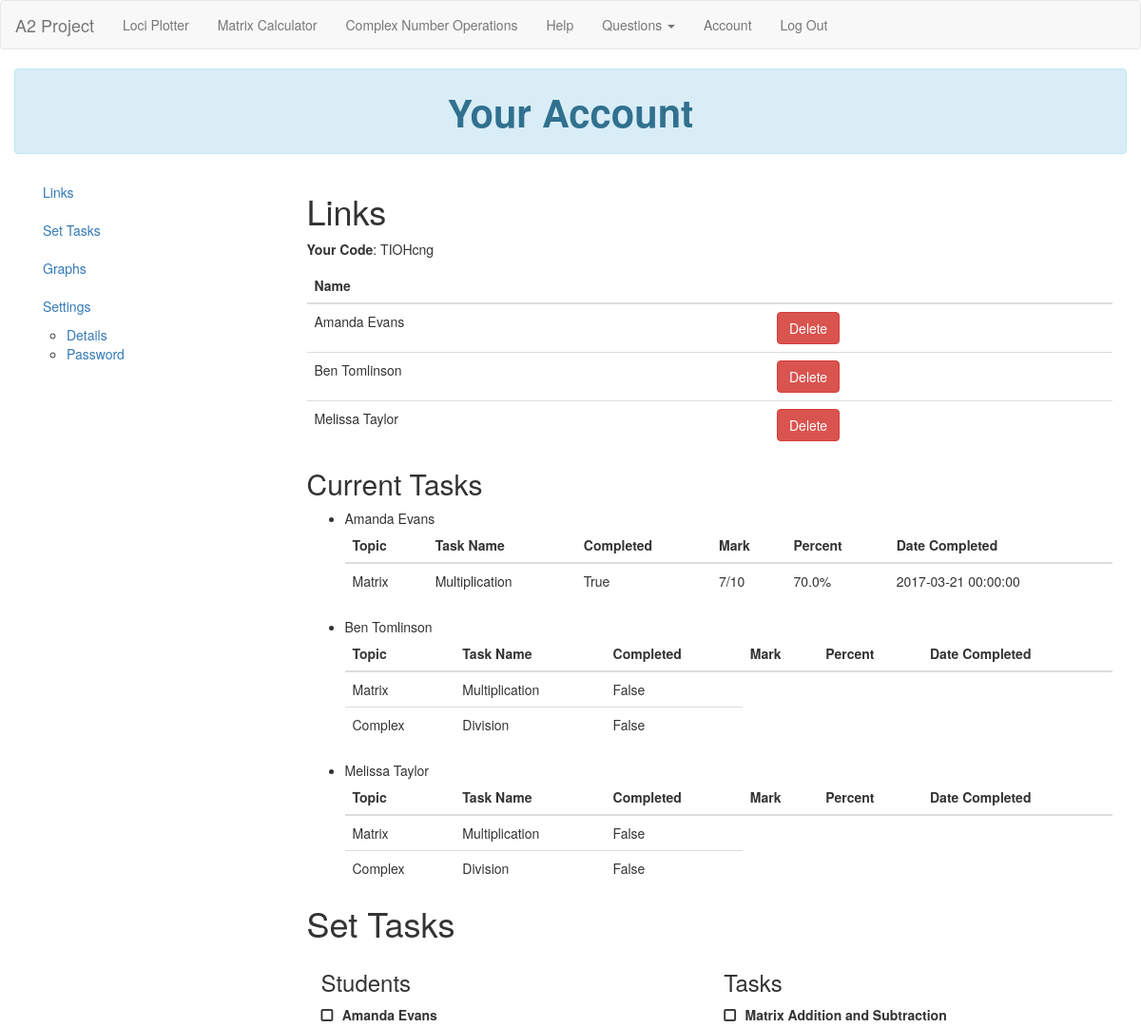
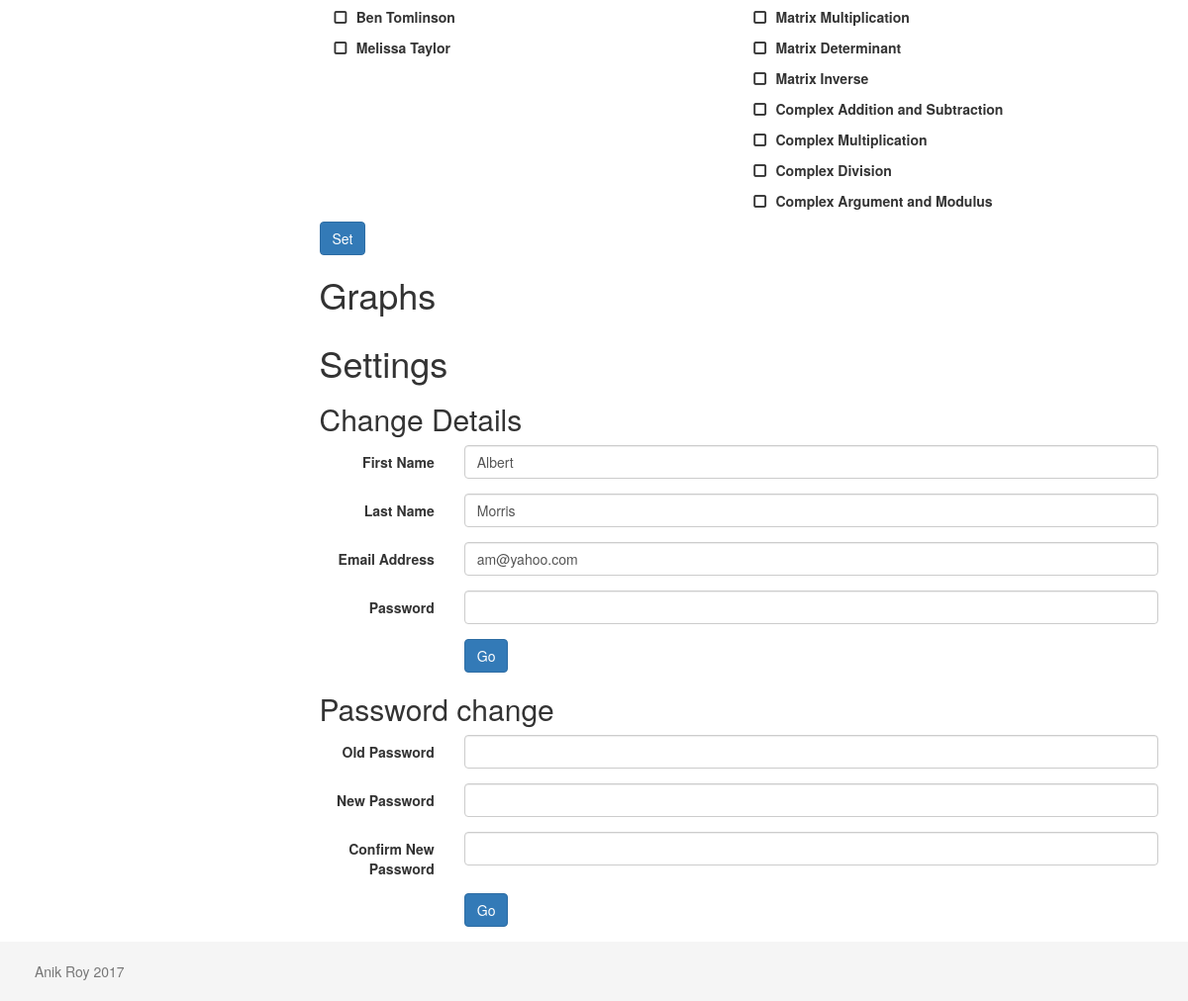
Page /account (signed in) on the committed database (2 pictures, top to bottom).
### app/models.py (models this page shows, shortened)
class User(db.Model):
    user_id = db.Column('user_id', db.Integer, primary_key=True)
    fname = db.Column(db.String(80), unique=False)
    lname = db.Column(db.String(80), unique=False)
    email = db.Column(db.String(120), unique=True)
    password = db.Column(db.String(120), unique=False)
    authenticated = db.Column(db.Boolean, default=False)
    confirmed = db.Column(db.Boolean)
    role = db.Column(db.String(50))
    graphs = db.relationship('Graph', backref="user",
                             cascade="all, delete-orphan", lazy="dynamic")
    __mapper_args__ = {
        'polymorphic_identity': 'user',
        'polymorphic_on': role
    }

class Teacher(User):
    __tablename__ = 'teacher'
    teacher_id = db.Column(db.Integer, primary_key=True)
    user_id = db.Column(db.Integer, db.ForeignKey('user.user_id'))
    code = db.Column(db.String(7))
    students = db.relationship('Student', secondary='links',
                               backref=db.backref('teachers', lazy='dynamic'),
                               lazy='dynamic')
    tasks = db.relationship('Task', backref="teacher",
                            cascade="all, delete-orphan", lazy="dynamic")
    __mapper_args__ = {
        'polymorphic_identity': 'teacher',
    }

class Student(User):
    __tablename__ = 'student'
    student_id = db.Column(db.Integer, primary_key=True)
    user_id = db.Column(db.Integer, db.ForeignKey('user.user_id'))
    marks = db.relationship('Mark', backref="student",
                            cascade="all, delete-orphan", lazy="dynamic")
    tasks = db.relationship('Task', backref="student",
                            cascade="all, delete-orphan", lazy="dynamic")
    __mapper_args__ = {
        'polymorphic_identity': 'student',
    }

class User(db.Model):
    user_id = db.Column('user_id', db.Integer, primary_key=True)
    fname = db.Column(db.String(80), unique=False)
    lname = db.Column(db.String(80), unique=False)
    email = db.Column(db.String(120), unique=True)
    password = db.Column(db.String(120), unique=False)
    authenticated = db.Column(db.Boolean, default=False)
    confirmed = db.Column(db.Boolean)
    role = db.Column(db.String(50))
    graphs = db.relationship('Graph', backref="user",
                             cascade="all, delete-orphan", lazy="dynamic")
    __mapper_args__ = {
        'polymorphic_identity': 'user',
        'polymorphic_on': role
    }

class Task(db.Model):
    task_id = db.Column('task_id', db.Integer, primary_key=True)
    completed = db.Column(db.Boolean)
    question_id = db.Column(db.Integer)
    student_id = db.Column('student_id', db.Integer,
                           db.ForeignKey('student.student_id'))
    teacher_id = db.Column('teacher_id', db.Integer,
                           db.ForeignKey('teacher.teacher_id'))
    mark_id = db.Column('mark_id', db.Integer, db.ForeignKey('mark.mark_id'))
    mark = db.relationship('Mark', back_populates='task')

class Mark(db.Model):
    mark_id = db.Column('mark_id', db.Integer, primary_key=True)
    score = db.Column(db.Integer)
    out_of = db.Column(db.Integer)
    date = db.Column(db.DateTime)
    question_id = db.Column(db.Integer)
    student_id = db.Column('student_id', db.Integer,
                           db.ForeignKey('student.student_id'))
    task = db.relationship('Task', uselist=False, back_populates='mark')

### app/routes/user.py (the view, shortened to what this page needs)
@user.route('/account', methods=['GET', 'POST'])
@login_required
def account():
    user_id = current_user.user_id
    u = User.query.get(user_id)
    if u.role == 'student':
        changeform = ChangeDetailsForm(obj=u)
        linkform = TeacherLinkForm()
        pwform = ChangePasswordForm1()
        if linkform.link_submit.data and linkform.validate_on_submit():
            t = Teacher.query.filter_by(code=linkform.link_code.data).first()
            if t:
                s = Student.query.filter_by(user_id=user_id).first()
                a = t.add_student(s)
                if not a:
                    flash('Already linked to this teacher')
                    return render_template('user/student_account.html',
                        student=u, qs=QUESTIONS, linkform=linkform, changeform=changeform, pwform=pwform)
                db.session.add(a)
                db.session.commit()
                flash('Successfully linked')
                return render_template('user/student_account.html',
                    student=u, qs=QUESTIONS, linkform=linkform,
                    changeform=changeform, pwform=pwform)
            else:
                flash('No teacher with that code')
                return render_template('user/student_account.html',
                    student=u, qs=QUESTIONS, linkform=linkform,
                    changeform=changeform, pwform=pwform)
        if changeform.change_submit.data and changeform.validate_on_submit():
            if u.check_pw(changeform.password.data):
                u.fname = changeform.fname.data
                u.lname = changeform.lname.data
                u.email = changeform.email.data
                db.session.add(u)
                db.session.commit()
                flash('Details changed successfully')
                return render_template('user/student_account.html',
                    student=u, qs=QUESTIONS, linkform=linkform,
                    changeform=changeform, pwform=pwform)
            else:
                flash('Incorrect password')
                return render_template('user/student_account.html',
                    student=u, qs=QUESTIONS, linkform=linkform,
                    changeform=changeform, pwform=pwform)
        if pwform.pw_submit.data and pwform.validate_on_submit():
            if u.check_pw(pwform.old_password.data):
                u.password = generate_password_hash(pwform.password.data)
                db.session.add(u)
                db.session.commit()
                flash('Password changed successfully')
                return render_template('user/student_account.html',
                    student=u, qs=QUESTIONS, linkform=linkform,
                    changeform=changeform, pwform=pwform)
            else:
                flash('Incorrect password')
                return render_template('user/student_account.html',
                    student=u, qs=QUESTIONS, linkform=linkform,
                    changeform=changeform, pwform=pwform)
        return render_template('user/student_account.html', student=u,
                                qs=QUESTIONS, linkform=linkform,
                                changeform=changeform, pwform=pwform)
    elif u.role == 'teacher':
        students = u.students.all()
        choices = [(s.student_id, s.fname+' '+s.lname) for s in students]
        setform = SetTaskForm(choices)
        changeform = ChangeDetailsForm(obj=u)
        pwform = ChangePasswordForm1()
        return render_template('user/teacher_account.html',
            teacher=u, students=students, setform=setform, qs=QUESTIONS,
            pwform=pwform, changeform=changeform)
    else:
        return abort(500)

### app/forms.py
class SetTaskForm(FlaskForm):
    student_select = MultiCheckboxField('Students',
                                        [validators.Required()], coerce=int)
    task_select = MultiCheckboxField('Tasks',[validators.Required()], coerce=int, choices=[(q['id'], q['topic'] + '  ' + q['name']) for q in QUESTIONS])
    set_submit = SubmitField('Go')
    def __init__(self, selection_choices):
        super(SetTaskForm, self).__init__()
        self.student_select.choices = selection_choices

class ChangeDetailsForm(FlaskForm):
    fname = TextField('First Name', [validators.Required()])
    lname = TextField('Last Name', [validators.Required()])
    email = EmailField('Email Address',
                       [validators.DataRequired(), validators.Email()])
    password = PasswordField('Password', [validators.Required()])
    change_submit = SubmitField('Go')

### app/views.py (called while the page is built)
@login_manager.user_loader
def user_loader(email):
    return User.query.filter_by(email=email).first()

### app/templates/user/teacher_account.html (shortened to what this page needs)
{% extends "layout.html" %}
{% block head %}
{{ super() }}
<link rel="stylesheet" href="{{ url_for('static',filename='styles/account.css') }}">
<link rel="stylesheet" href="{{ url_for('static',filename='image-picker/image-picker.css') }}">
<link rel="stylesheet" href="http://netdna.bootstrapcdn.com/font-awesome/3.2.1/css/font-awesome.css">
{% endblock %}
{% block main %}
<div id="title" class="row">
  <div class="col-sm-12">
    <div class="alert alert-info title">
      <strong>Your Account</strong>
    </div>
  </div>
</div>
<div data-spy="scroll" data-target=".scrollspy" style="position:relative">
<div class="col-md-3 scrollspy">
  <ul id="nav" class="nav hidden-xs hidden-sm affix-top" data-spy="affix">
    <li><a href="#links">Links</a></li>
    <li><a href="#set">Set Tasks</a></li>
    <li><a href="#graphs">Graphs</a></li>
    <li><a href="#settings">Settings</a>
      <ul id="nav">
        <li>
          <a href="#change-details">Details</a>
        </li>
        <li>
          <a href="#pwd">Password</a>
        </li>
      </ul>
    </li>
  </ul>
</div>
<div class="col-md-9">
  <section id="links">
    <h1>Links</h1>
    <p><strong>Your Code</strong>:&nbsp;{{ teacher.code }}</p>
    <table id="links-table" class="table">
      <thead>
        <th>Name</th>
        <th></th>
      </thead>
      <tbody>
        {% for s in teacher.students.all() %}
        <tr id="link-row{{ s.student_id }}">
          <td>{{ s.fname }}&nbsp;{{ s.lname }}</td>
          <td><input id="{{ s.student_id }}" type="button" class="btn btn-danger"
            value="Delete"></td>
        </tr>
        {% endfor %}
      </tbody>
    </table>
    <h2>Current Tasks</h2>
    {% for s in students %}
      <ul>
        <li id="task-row{{ s.student_id }}">{{ s.fname }}&nbsp;{{ s.lname }}
          {% if s.tasks.first() %}
            <table class="table">
              <thead>
                <th>Topic</th>
                <th>Task Name</th>
                <th>Completed</th>
                <th>Mark</th>
                <th>Percent</th>
                <th>Date Completed</th>
              </thead>
              <tbody>
              {% for t in s.tasks.all() %}
                <tr>
                  <td>{{ qs[t.question_id]['topic'] }}</td>
                  <td>{{ qs[t.question_id]['name'] }}</td>
                  <td>{{ t.completed }}</td>
                  {% if t.mark %}
                  <td>{{ t.mark.score }}/{{ t.mark.out_of }}</td>
                  <td>{{ t.mark.score/t.mark.out_of*100 }}%</td>
                  <td>{{ t.mark.date }}</td>
                  {% endif %}
                </tr>
              {% endfor %}
              </tbody>
            </table>
            {% endif %}
          </li>
      </ul>
    {% endfor %}
  </section>
  <section id="set">
    <h1>Set Tasks</h1>
    <form method="post", action="{{ url_for('user.account') }}">
      <div class="col-xs-6">
        <h3>Students</h3>
        {% for student in setform.student_select %}
        <div class="form-check">
          <label class="form-check-label">
              {{ student.label }}
          </label>
        </div>
        {% endfor %}
      </div>
      <div class="col-xs-6">
        <h3>Tasks</h3>
        {% for task in setform.task_select %}
        <div class="form-check">
          <label class="form-check-label">
            {{ task.label }}
        </div>
        {% endfor %}
      </div>
      <div>
        {{ setform.set_submit(class="btn btn-primary",value='Set') }}
      </div>
    </form>
  </section>
  <section id="graphs">
    <h1>Graphs</h1>
  </section>
  <section id="settings">
    <h1>Settings</h1>
    <h2>Change Details</h2>
    <form id="change-details" class="form-horizontal" method="post", action="{{ url_for('user.account') }}">
      <div class="form-group">
        {{ changeform.fname.label(class="col-xs-2 control-label") }}
        <div class="col-xs-10">
          {{ changeform.fname(value=teacher.fname,class="form-control") }}
        </div>
      </div>
      <div class="form-group">
        {{ changeform.lname.label(class="col-xs-2 control-label") }}
        <div class="col-xs-10">
          {{ changeform.lname(value=teacher.lname,class="form-control") }}
        </div>
      </div>
      <div class="form-group">
        {{ changeform.email.label(class="col-xs-2 control-label") }}
        <div class="col-xs-10">
          {{ changeform.email(value=teacher.email,class="form-control") }}
        </div>
      </div>
      <div class="form-group">
        {{ changeform.password.label(class="col-xs-2 control-label") }}
        <div class="col-xs-10">
          {{ changeform.password(class="form-control") }}
        </div>
      </div>
      <div class="form-group">
        <div class="col-xs-offset-2 col-xs-10">
          {{ changeform.change_submit(class="btn btn-primary") }}
        </div>
      </div>
    </form>
    <h2>Password change</h2>
    <form id="pwd" class="form-horizontal" method="post", action="{{ url_for('user.account') }}">
      <div class="form-group">
        {{ pwform.old_password.label(class="col-xs-2 control-label") }}
        <div class="col-xs-10">
          {{ pwform.old_password(class="form-control") }}
        </div>
      </div>
      <div class="form-group">
        {{ pwform.password.label(class="col-xs-2 control-label") }}
        <div class="col-xs-10">
          {{ pwform.password(class="form-control") }}
        </div>
      </div>
      <div class="form-group">
        {{ pwform.confirm_password.label(class="col-xs-2 control-label") }}
        <div class="col-xs-10">
          {{ pwform.confirm_password(class="form-control") }}
        </div>
      </div>
      <div class="form-group">
        <div class="col-xs-offset-2 col-xs-10">
          {{ pwform.pw_submit(class="btn btn-primary") }}
        </div>
      </div>
    </form>
  </section>
</div>
</div>
{% endblock %}

### app/static/styles/main.css (style rules this page uses)
html { position: relative; min-height: 100%; }
body { margin-bottom: 60px; }

### app/static/styles/account.css (style rules this page uses)
section { border: 1 px solid black; width: 100% }
.title { text-align: center; font-size: 30pt; }
input[type=checkbox] + label:before { font-family: FontAwesome; display: inline-block; }
input[type=checkbox] + label:before { content: "\f096"; }
input[type=checkbox] + label:before { letter-spacing: 10px; }

### rows in the picture
Teacher: code "TIOHcng"
Student: fname "Amanda", lname "Evans"
Student: fname "Ben", lname "Tomlinson"
Student: fname "Melissa", lname "Taylor"
Task: qs "Matrix", qs "Multiplication", completed "True", mark.score "7", mark.out_of "10", t.mark.score/t.mark.out_of*100 "70.0", mark "2017-03-21 00:00:00"
Task: qs "Matrix", qs "Multiplication", completed "False"
Task: qs "Complex", qs "Division", completed "False"
Task: qs "Matrix", qs "Multiplication", completed "False"
Task: qs "Complex", qs "Division", completed "False"
User: fname "Albert", lname "Morris", email "am@yahoo.com"

### other values in the picture
{{ student.label }} "Amanda Evans" "Ben Tomlinson" "Melissa Taylor"
{{ task.label }} "Matrix Addition and Subtraction" "Matrix Multiplication" "Matrix Determinant" "Matrix Inverse" "Complex Addition and Subtraction" "Complex Multiplication" "Complex Division" "Complex Argument and Modulus"
{{ changeform.fname.label(class="col-xs-2 control-label") }} "First Name"
{{ changeform.lname.label(class="col-xs-2 control-label") }} "Last Name"
{{ changeform.email.label(class="col-xs-2 control-label") }} "Email Address"
{{ changeform.password.label(class="col-xs-2 control-label") }} "Password"
{{ pwform.old_password.label(class="col-xs-2 control-label") }} "Old Password"
{{ pwform.password.label(class="col-xs-2 control-label") }} "New Password"
{{ pwform.confirm_password.label(class="col-xs-2 control-label") }} "Confirm New Password"
